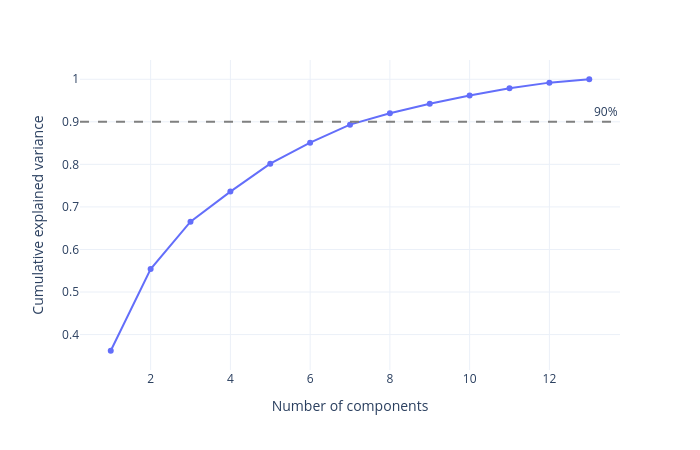

The notebook cell saved with this chart:
### Markdown cell above
## 남길 차원 수 정하기

### 설명 분산과 누적 비율

설명 분산 비율은 각 주성분이 표준화한 데이터의 전체 분산 중 얼마나 보존하는지를 나타낸다.
이 비율을 더한 누적 비율로, 남긴 축들이 보존하는 변동의 크기를 확인한다. 누적 비율이 90%라면 표준화한 데이터 분산의 90%를 보존한 것이다.

### Code cell
# n_components를 생략하면 이 데이터의 주성분 13개를 모두 구한다.
full_pca = PCA(svd_solver="full").fit(X_scaled)

# explained_variance_ratio_: 주성분별 설명 분산 비율 배열 (13,), cumsum: 누적 합
variance_table = pd.DataFrame({
    "components": np.arange(1, X.shape[1] + 1),
    "variance_ratio": full_pca.explained_variance_ratio_,
    "cumulative_ratio": np.cumsum(full_pca.explained_variance_ratio_),
})
display(variance_table)
# px.line: x·y 열의 값을 선으로 연결한다. markers=True는 각 관측 위치에 점을 표시한다.
variance_figure = px.line(
    variance_table, x="components", y="cumulative_ratio", markers=True,
    labels={"components": "Number of components", "cumulative_ratio": "Cumulative explained variance"},
    width=700, height=450,
)
# add_hline: y에 지정한 높이에 수평 기준선을 추가한다.
variance_figure.add_hline(y=0.9, line_dash="dash", line_color="gray", annotation_text="90%")
variance_figure.show()
print("두 축의 설명 분산 비율 합:", pca_2d.explained_variance_ratio_.sum())

### Figure 1 — Plotly figure (JSON) as saved in the notebook; plotly's stock layout.template omitted (floating-point values rounded to 4 significant figures)
{"data": [{"hovertemplate": "Number of components=%{x}<br>Cumulative explained variance=%{y}<extra></extra>", "legendgroup": "", "line": {"color": "#636efa", "dash": "solid"}, "marker": {"symbol": "circle"}, "mode": "lines+markers", "name": "", "orientation": "v", "showlegend": false, "type": "scatter", "x": [1, 2, 3, 4, 5, 6, 7, 8, 9, 10, 11, 12, 13], "xaxis": "x", "y": [0.362, 0.5541, 0.6653, 0.736, 0.8016, 0.851, 0.8934, 0.9202, 0.9424, 0.9617, 0.9791, 0.992, 1.0], "yaxis": "y"}], "layout": {"annotations": [{"showarrow": false, "text": "90%", "x": 1, "xanchor": "right", "xref": "x domain", "y": 0.9, "yanchor": "bottom", "yref": "y"}], "height": 450, "legend": {"tracegroupgap": 0}, "margin": {"t": 60}, "shapes": [{"line": {"color": "gray", "dash": "dash"}, "type": "line", "x0": 0, "x1": 1, "xref": "x domain", "y0": 0.9, "y1": 0.9, "yref": "y"}], "width": 700, "xaxis": {"anchor": "y", "domain": [0, 1], "title": {"text": "Number of components"}}, "yaxis": {"anchor": "x", "domain": [0, 1], "title": {"text": "Cumulative explained variance"}}}}
